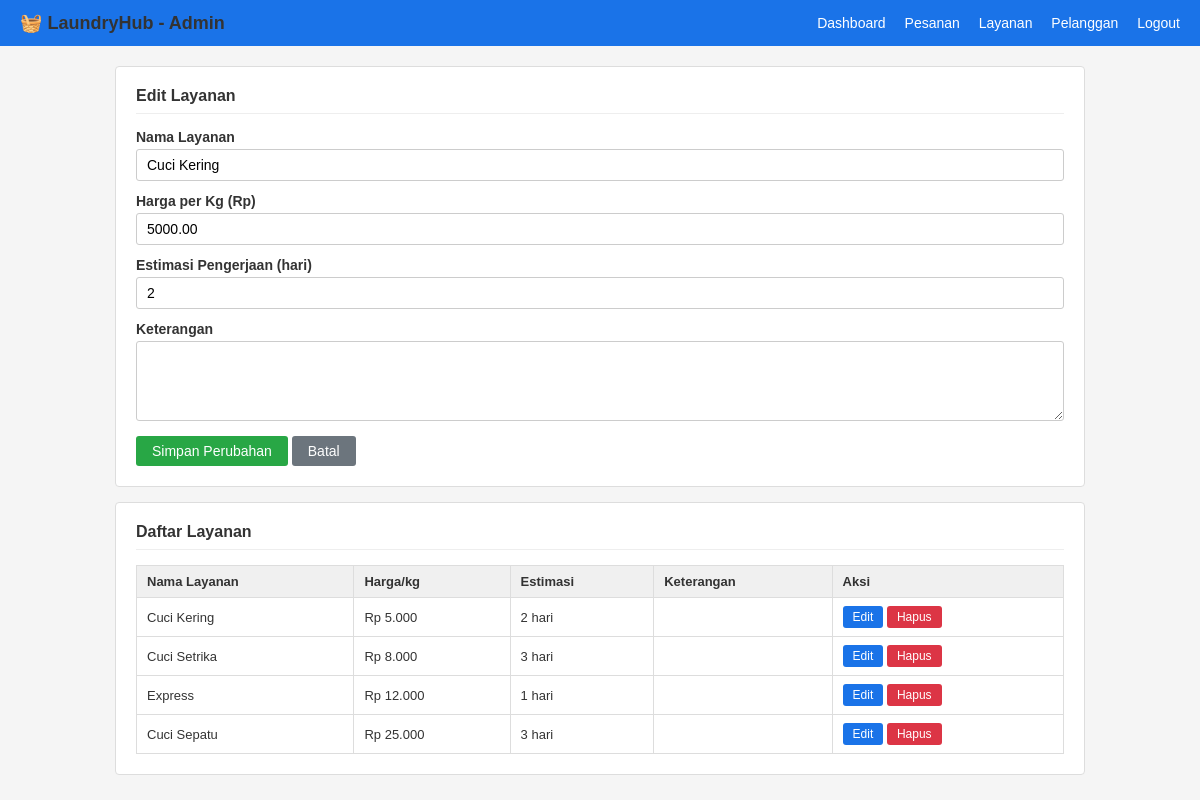
/laundryhub/laundryhub/admin/layanan.php?edit=1 (signed in), run on the app's committed database.
### tables this page shows
CREATE TABLE IF NOT EXISTS layanan (
  id              INT AUTO_INCREMENT PRIMARY KEY,
  nama_layanan    VARCHAR(100) NOT NULL,
  deskripsi       TEXT,
  harga_per_kg    DECIMAL(10,2) NOT NULL,
  estimasi_hari   INT NOT NULL DEFAULT 2,
  status          ENUM('aktif','nonaktif') DEFAULT 'aktif',
  created_at      DATETIME DEFAULT CURRENT_TIMESTAMP,
  updated_at      DATETIME DEFAULT CURRENT_TIMESTAMP ON UPDATE CURRENT_TIMESTAMP
);

### laundryhub/laundryhub/includes/koneksi.php (called while the page is built, shortened)
<?php
function rupiah($angka) {
    return 'Rp ' . number_format($angka, 0, ',', '.');
}
?>

### laundryhub/laundryhub/admin/layanan.php (the view, shortened to what this page needs)
<?php
require_once '../includes/session.php';
$edit_data = null;
if (isset($_GET['edit'])) {
    $edit_id  = (int)$_GET['edit'];
    $result   = mysqli_query($koneksi, "SELECT * FROM layanan WHERE id = $edit_id");
    $edit_data = mysqli_fetch_assoc($result);
}
$layanan_list = mysqli_query($koneksi, "SELECT * FROM layanan ORDER BY id");
?>
<!DOCTYPE html>
<html lang="id">
<head>
    <link rel="stylesheet" href="../css/style.css">
</head>
<body>
<div class="navbar">
    <span class="brand">🧺 LaundryHub - Admin</span>
    <div>
        <a href="dashboard.php">Dashboard</a>
        <a href="pesanan.php">Pesanan</a>
        <a href="layanan.php">Layanan</a>
        <a href="pelanggan.php">Pelanggan</a>
        <a href="../logout.php">Logout</a>
    </div>
</div>
<div class="container">
    <div class="card">
        <h2><?= $edit_data ? 'Edit Layanan' : 'Tambah Layanan Baru' ?></h2>
        <form method="POST">
            <div class="form-group">
                <label>Nama Layanan</label>
                <input type="text" name="nama_layanan" required
                       value="<?= $edit_data['nama_layanan'] ?? '' ?>">
            </div>
            <div class="form-group">
                <label>Harga per Kg (Rp)</label>
                <input type="number" name="harga_per_kg" required min="1000" step="500"
                       value="<?= $edit_data['harga_per_kg'] ?? '' ?>">
            </div>
            <div class="form-group">
                <label>Estimasi Pengerjaan (hari)</label>
                <input type="number" name="estimasi_hari" required min="1" max="14"
                       value="<?= $edit_data['estimasi_hari'] ?? '' ?>">
            </div>
            <div class="form-group">
                <label>Keterangan</label>
                <textarea name="keterangan"><?= $edit_data['keterangan'] ?? '' ?></textarea>
            </div>
            <button type="submit" class="btn btn-success">
                <?= $edit_data ? 'Simpan Perubahan' : 'Tambah Layanan' ?>
            </button>
            <?php if ($edit_data): ?>
                <a href="layanan.php" class="btn btn-secondary">Batal</a>
            <?php endif; ?>
        </form>
    </div>
    <div class="card">
        <h2>Daftar Layanan</h2>
        <table>
            <thead>
                <tr><th>Nama Layanan</th><th>Harga/kg</th><th>Estimasi</th><th>Keterangan</th><th>Aksi</th></tr>
            </thead>
            <tbody>
            <?php while ($row = mysqli_fetch_assoc($layanan_list)): ?>
                <tr>
                    <td><?= $row['nama_layanan'] ?></td>
                    <td><?= rupiah($row['harga_per_kg']) ?></td>
                    <td><?= $row['estimasi_hari'] ?> hari</td>
                    <td><?= $row['keterangan'] ?></td>
                    <td>
                        <a href="layanan.php?edit=<?= $row['id'] ?>" class="btn btn-sm btn-primary">Edit</a>
                        <a href="layanan.php?hapus=<?= $row['id'] ?>" class="btn btn-sm btn-danger"
                           onclick="return confirm('Hapus layanan ini?')">Hapus</a>
                    </td>
                </tr>
            <?php endwhile; ?>
            </tbody>
        </table>
    </div>
</div>
</body>
</html>

### laundryhub/laundryhub/css/style.css (style rules this page uses)
* { box-sizing: border-box; margin: 0; padding: 0; }
body { font-family: Arial, sans-serif; font-size: 14px; background: #f5f5f5; color: #333; }
.navbar { background: #1a73e8; padding: 12px 20px; display: flex; justify-content: space-between; align-items: center; }
.navbar a { color: #fff; text-decoration: none; margin-left: 15px; }
.navbar .brand { font-size: 18px; font-weight: bold; }
.container { max-width: 1000px; margin: 20px auto; padding: 0 15px; }
.card { background: #fff; border: 1px solid #ddd; border-radius: 4px; padding: 20px; margin-bottom: 15px; }
.card h2 { margin-bottom: 15px; font-size: 16px; border-bottom: 1px solid #eee; padding-bottom: 8px; }
.form-group { margin-bottom: 12px; }
.form-group label { display: block; margin-bottom: 4px; font-weight: bold; }
.form-group input, .form-group select, .form-group textarea { width: 100%; padding: 7px 10px; border: 1px solid #ccc; border-radius: 3px; font-size: 14px; }
.form-group textarea { height: 80px; resize: vertical; }
.btn { padding: 7px 16px; border: none; border-radius: 3px; cursor: pointer; font-size: 14px; text-decoration: none; display: inline-block; }
.btn-primary { background: #1a73e8; color: #fff; }
.btn-success { background: #28a745; color: #fff; }
.btn-danger { background: #dc3545; color: #fff; }
.btn-secondary { background: #6c757d; color: #fff; }
.btn-sm { padding: 4px 10px; font-size: 12px; }
table { width: 100%; border-collapse: collapse; margin-top: 10px; }
table th, table td { border: 1px solid #ddd; padding: 8px 10px; text-align: left; font-size: 13px; }
table th { background: #f0f0f0; font-weight: bold; }

### data on the page
layanan: nama_layanan "Cuci Kering", harga_per_kg "5000.00", estimasi_hari "2", harga_per_kg "Rp 5.000"
layanan: nama_layanan "Cuci Setrika", harga_per_kg "Rp 8.000", estimasi_hari "3"
layanan: nama_layanan "Express", harga_per_kg "Rp 12.000", estimasi_hari "1"
layanan: nama_layanan "Cuci Sepatu", harga_per_kg "Rp 25.000", estimasi_hari "3"
